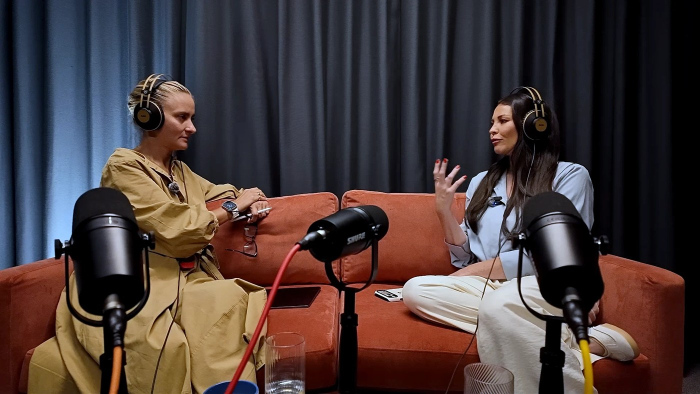
#> input picture assets/img/source/home-studio.jpg, 1400 x 788 px (shown at 1/2 size)
$ python make_website_post.py
#> lines starting #> are read from the running program, lines starting #| are printed output that depends on the picture
#> further down, PH is the input picture: PIL image 1400x788 RGB; mean R, G, B 72.3, 58.4, 57.5
### tools/make_promo.py
#!/usr/bin/env python3
"""Builds the launch images for an episode: key art (teaser + out now) in every size, and quote cards.

    python3 tools/make_promo.py data/promo/episode-14.json      # writes promo-output/<name>/

Everything is drawn from the episode JSON plus the brand fonts, logo and photo in this repo.
"""
import datetime, io, json, sys, tempfile
from functools import lru_cache
from pathlib import Path
import cairosvg, numpy as np
from fontTools.ttLib import TTFont
from PIL import Image, ImageDraw, ImageFont

ROOT = Path(__file__).resolve().parent.parent
sys.path.insert(0, str(Path(__file__).resolve().parent))
from enhance_photos import enhance  # same tone adjustment as the site photos

NAVY, INDIGO, SKY, ICE, MUTED = (10, 15, 44), (37, 26, 99), (117, 192, 251), (165, 215, 255), (180, 189, 219)


# [5 lines left out: function font_path, not called in this run]


@lru_cache(None)
def font(weight, size):
    return ImageFont.truetype(font_path(weight), int(size))


def gradient(w, h):
    t = np.linspace(0, 1, h)[:, None, None]
    arr = np.array(NAVY)[None, None, :] * (1 - t) + np.array(INDIGO)[None, None, :] * t
    return Image.fromarray(np.repeat(arr, w, axis=1).astype("uint8"), "RGB")


def logo(height):
    svg = ROOT / "assets/img/udokk-logo-clean.svg"
    return Image.open(io.BytesIO(cairosvg.svg2png(url=str(svg), output_height=int(height)))).convert("RGBA")


def cover(ph, w, h, cx=0.5, cy=0.5):
#> called with w = 1080, h = 837, cx = 0.5, cy = 0.5
    s = max(w / ph.width, h / ph.height)
#> s = 1.06
    im = ph.resize((round(ph.width * s), round(ph.height * s)), Image.LANCZOS)
    x = min(max(round(im.width * cx - w / 2), 0), im.width - w)
#> x = 204
    y = min(max(round(im.height * cy - h / 2), 0), im.height - h)
#> y = 0
    return im.crop((x, y, x + w, y + h))
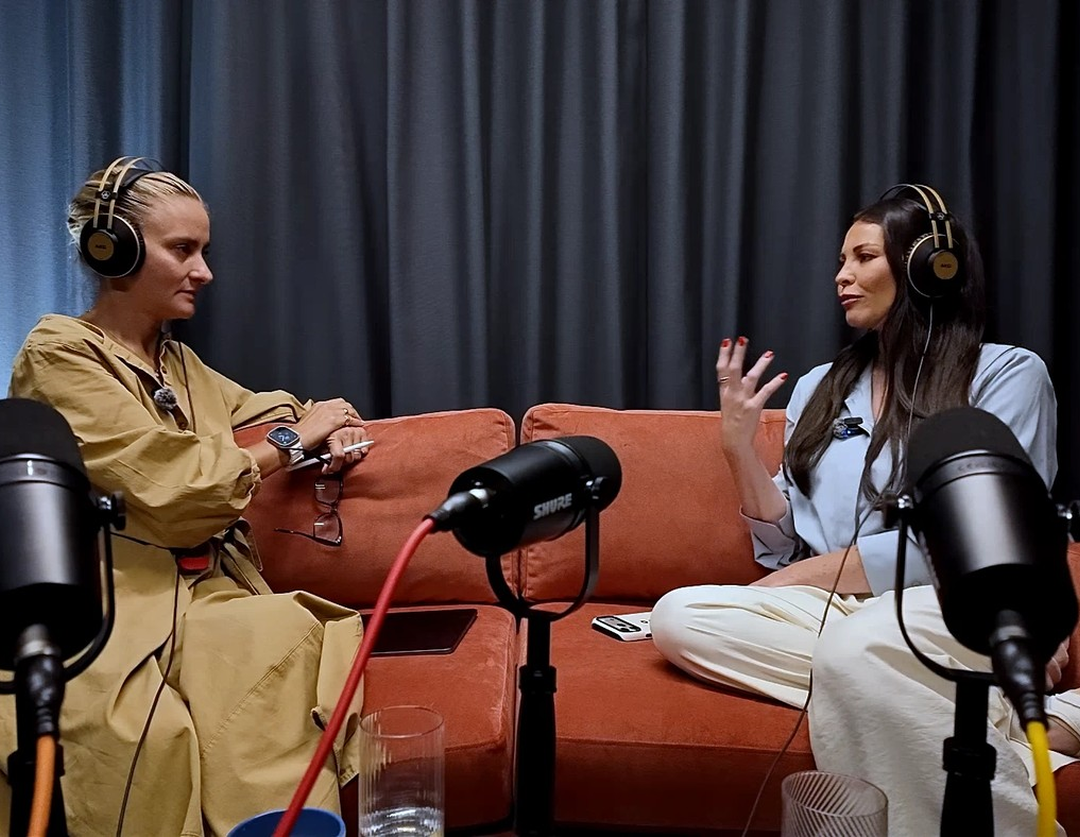
#> returned value: PIL image 1080x837 RGB; mean R, G, B 81, 64.8, 61.9


def fade(im, side, frac, strength=1.0):
    """Fade an image to transparent along one edge ('bottom') so it melts into the background."""
#> called with side = 'bottom', frac = 0.45, strength = 1
    w, h = im.size
#> w = 1080; h = 837
    a = np.ones((h, w), float)
    n = int(h * frac)
#> n = 376
    a[h - n:] = np.linspace(1, 1 - strength, n)[:, None]
    im = im.convert("RGBA"); im.putalpha(Image.fromarray((a * 255).astype("uint8")))
    return im


# [33 lines left out: functions wrap, fit, lines_out, pill, not called in this run]


def typo(s):
    return s.replace("'", "’")


def load_photo(ep):
    return enhance(Image.open(ROOT / ep["photo"]).convert("RGB"))


# [79 lines left out: functions key_art, quote_card, main, not called in this run]


# [2 lines that do not run on import are left out]

### tools/make_website_post.py
#!/usr/bin/env python3
"""Images for the "new website" announcement: promo-output/website-launch/ (portrait 1080x1350, square 1080x1080, link 1200x630)."""
import sys
from pathlib import Path
from PIL import Image, ImageDraw
sys.path.insert(0, str(Path(__file__).resolve().parent))
from make_promo import gradient, font, logo, cover, fade, fit, lines_out, pill, SKY, MUTED, ROOT

OUT = ROOT / "promo-output/website-launch"
OUT.mkdir(parents=True, exist_ok=True)
PH = Image.open(ROOT / "assets/img/source/home-studio.jpg").convert("RGB")


def make(w, h, name):
    card = gradient(w, h).convert("RGBA")
    ph_h = round(h * (0.62 if h > w else 0.55 if h == w else 0.62))
    ph = fade(cover(PH, w, ph_h, 0.5, 0.5), "bottom", 0.45)
    card.alpha_composite(ph, (0, 0))
    d = ImageDraw.Draw(card)
    s = w / 1080
    lg = logo(round(80 * s)); card.alpha_composite(lg, (round(60 * s), round(50 * s)))
    x = round(70 * s); y = ph_h - round(30 * s)
    f, lines, size = fit(d, "The Dokkcast now has a home", "800", w - 2 * x, round(260 * s), round(92 * s), 40)
    y = lines_out(d, lines, f, x, y, size, "white")
    f2, l2, s2 = fit(d, "Episodes, guests, the blog and how to work with us, all in one place.", "500", w - 2 * x, round(140 * s), round(36 * s), 22, 1.3)
    y = lines_out(d, l2, f2, x, y + round(14 * s), s2, MUTED, 1.3)
    if h >= w:
        pill(card, x, min(y + round(34 * s), h - round(120 * s)), "thedokkcast.com", round(36 * s))
    card.convert("RGB").save(OUT / name, quality=90, optimize=True)


make(1080, 1350, "website_portrait_1080x1350.jpg")
#> (the call stopped at in logo, `return Image.open(io.BytesIO(cairosvg.svg2png(url=str(svg), output_hei..`: cairosvg is not available in this run)
make(1080, 1080, "website_square_1080x1080.jpg")
#> call 2 of fade, with side = 'bottom', frac = 0.45, strength = 1
#> in fade (call 2), `w, h = im.size`: h = 594
#> in fade (call 2), `n = int(h * frac)`: n = 267
#> in fade (call 2), `a[h - n:] = np.linspace(1, 1 - strength, n)[:, None]`:
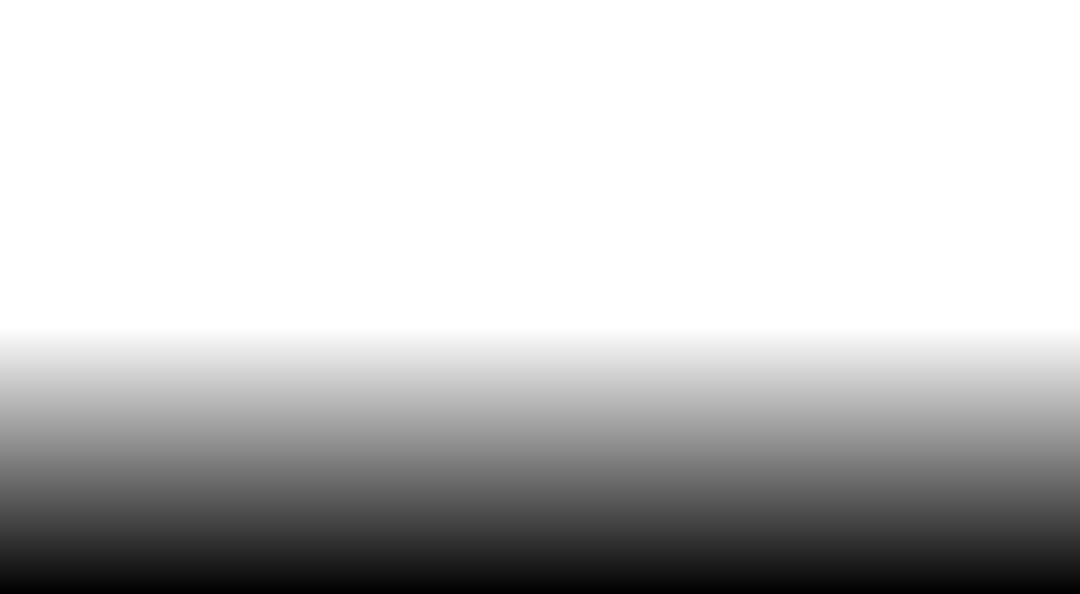
#> a: shape (594, 1080) float64; min 0, max 1, mean 0.775
#> (the call stopped at in logo, `return Image.open(io.BytesIO(cairosvg.svg2png(url=str(svg), output_hei..`: cairosvg is not available in this run)
make(1200, 630, "website_link_1200x630.jpg")
#> call 3 of make, with w = 1200, h = 630, name = 'website_link_1200x630.jpg'
#> in make (call 3), `card = gradient(w, h).convert("RGBA")`:
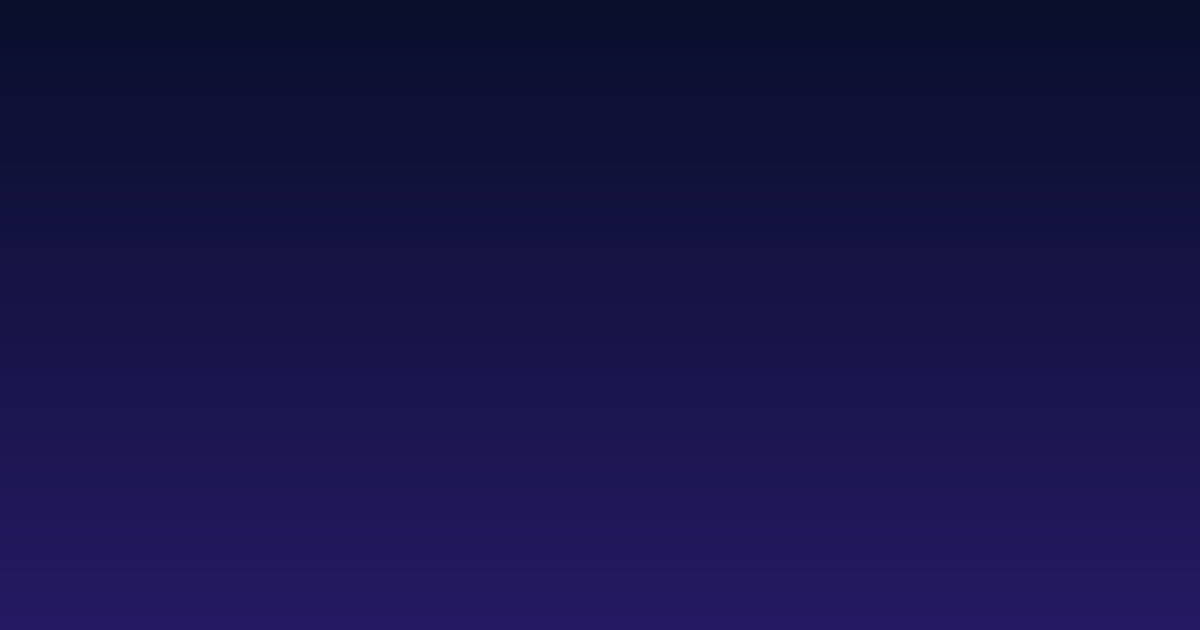
#> card: PIL image 1200x630 RGBA; mean R, G, B, A 23, 20, 71, 255
#> call 3 of cover, with w = 1200, h = 391, cx = 0.5, cy = 0.5
#> in cover (call 3), `return im.crop((x, y, x + w, y + h))`:
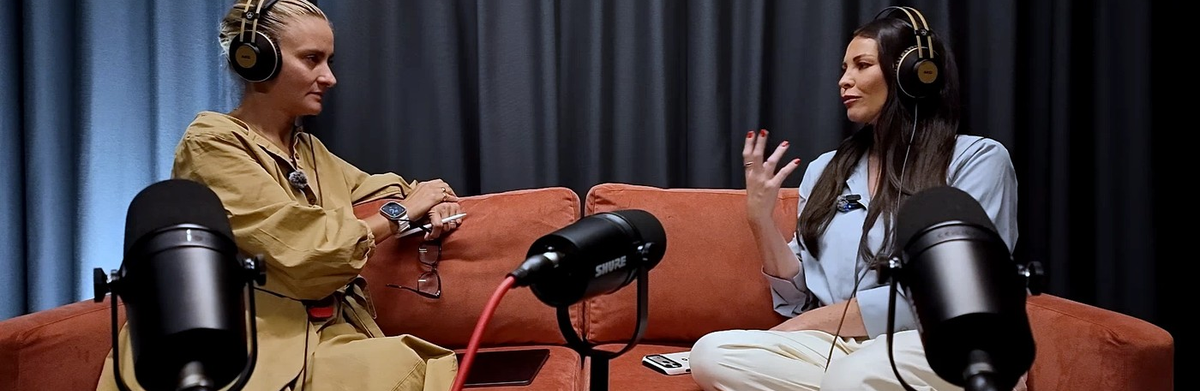
#> returned value: PIL image 1200x391 RGB; mean R, G, B 74.2, 61, 61.9
#> call 3 of fade, with side = 'bottom', frac = 0.45, strength = 1
#> in fade (call 3), `w, h = im.size`: w = 1200; h = 391
#> in fade (call 3), `n = int(h * frac)`: n = 175
#> in fade (call 3), `a[h - n:] = np.linspace(1, 1 - strength, n)[:, None]`:
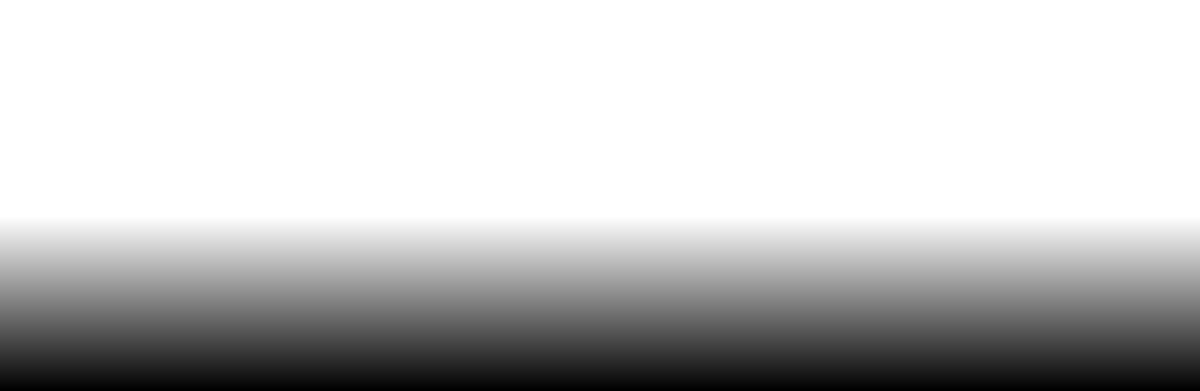
#> a: shape (391, 1200) float64; min 0, max 1, mean 0.776
#> in fade (call 3), `im.putalpha(Image.fromarray((a * 255).astype('uint8')))`:
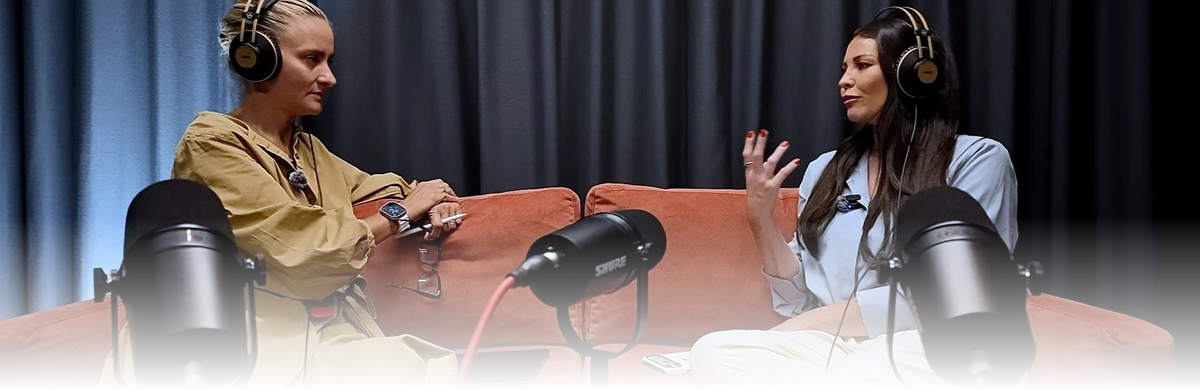
#> im: PIL image 1200x391 RGBA; mean R, G, B, A 74.2, 61, 61.9, 197.7; transparent parts drawn white
#> in make (call 3), `card.alpha_composite(ph, (0, 0))`:
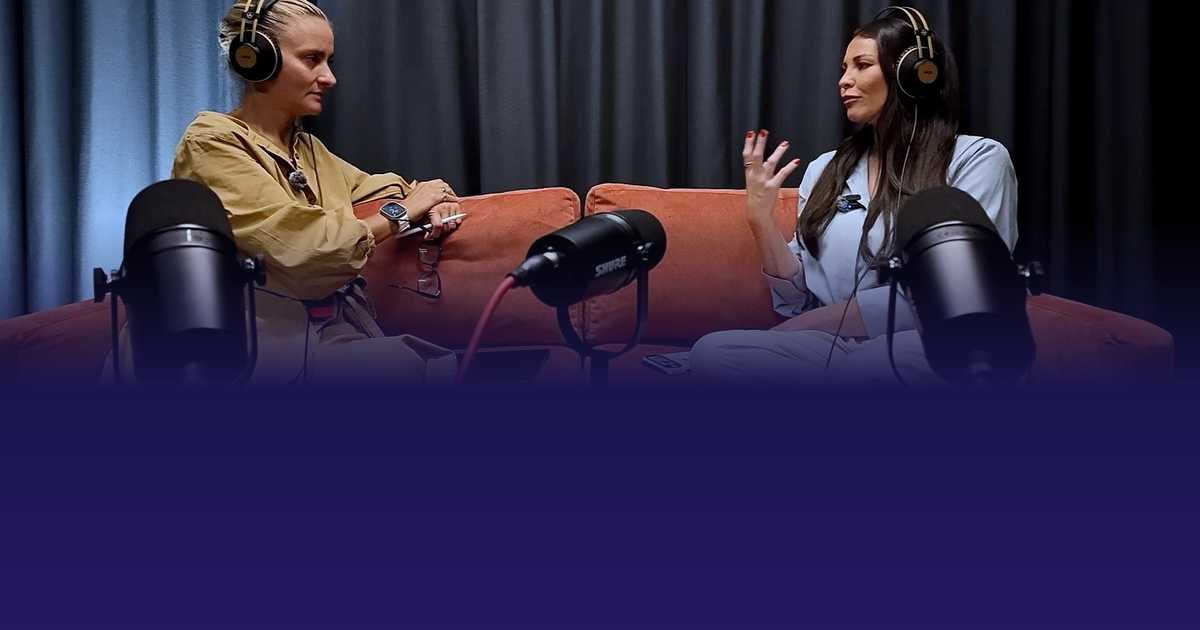
#> card: PIL image 1200x630 RGBA; mean R, G, B, A 47.1, 39.5, 73.1, 255
#> (the call stopped at in logo, `return Image.open(io.BytesIO(cairosvg.svg2png(url=str(svg), output_hei..`: cairosvg is not available in this run)
print("wrote", OUT)

$ run again, with assets/img/source/about-studio.jpg copied over assets/img/source/home-studio.jpg
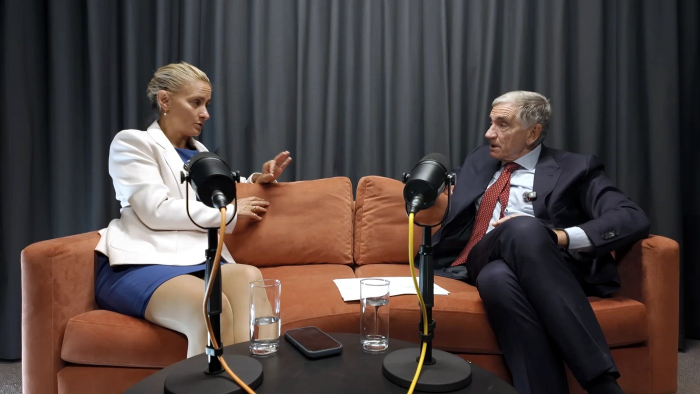
#> input picture assets/img/source/about-studio.jpg, 1400 x 788 px (shown at 1/2 size)
#> PH is the input picture: PIL image 1400x788 RGB; mean R, G, B 78.7, 66.9, 64.4
#> w = 1080; h = 837
#> n = 376
#> a: shape (594, 1080) float64
#> in cover (call 3), `return im.crop((x, y, x + w, y + h))`:
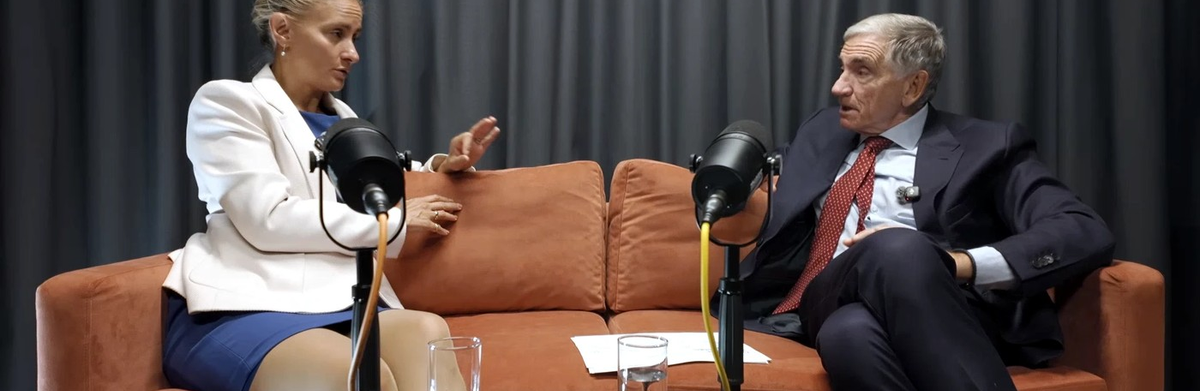
#> returned value: PIL image 1200x391 RGB; mean R, G, B 88.5, 75, 71.8
#> a: shape (391, 1200) float64
#> in make (call 3), `card.alpha_composite(ph, (0, 0))`:
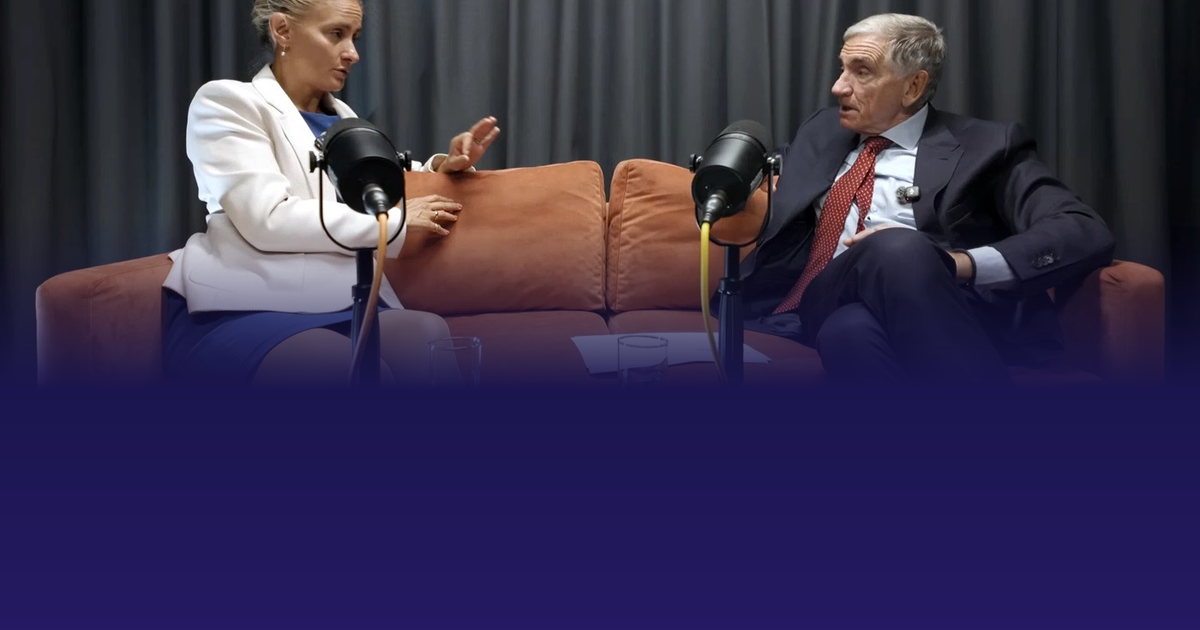
#> card: PIL image 1200x630 RGBA; mean R, G, B, A 55.3, 47.1, 78.2, 255

$ run again, with assets/img/source/conversation-pair.jpg copied over assets/img/source/home-studio.jpg
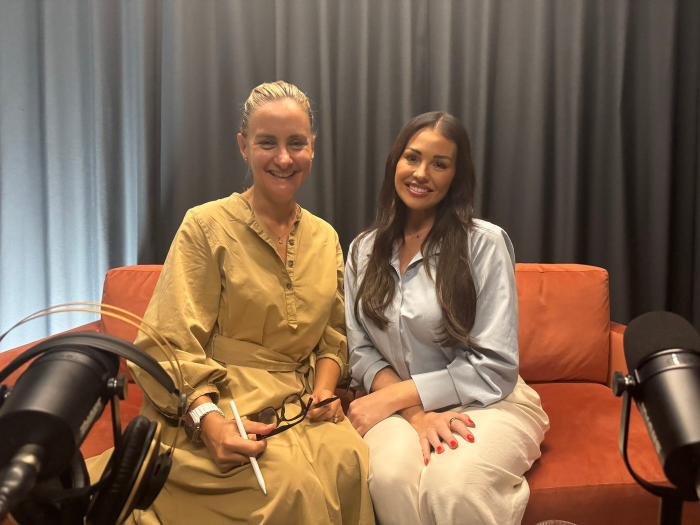
#> input picture assets/img/source/conversation-pair.jpg, 1400 x 1050 px (shown at 1/2 size)
#> PH is the input picture: PIL image 1400x1050 RGB; mean R, G, B 127.5, 102.1, 81.4
#> w = 1080; h = 837
#> n = 376
#> a: shape (594, 1080) float64
#> in cover (call 3), `return im.crop((x, y, x + w, y + h))`:
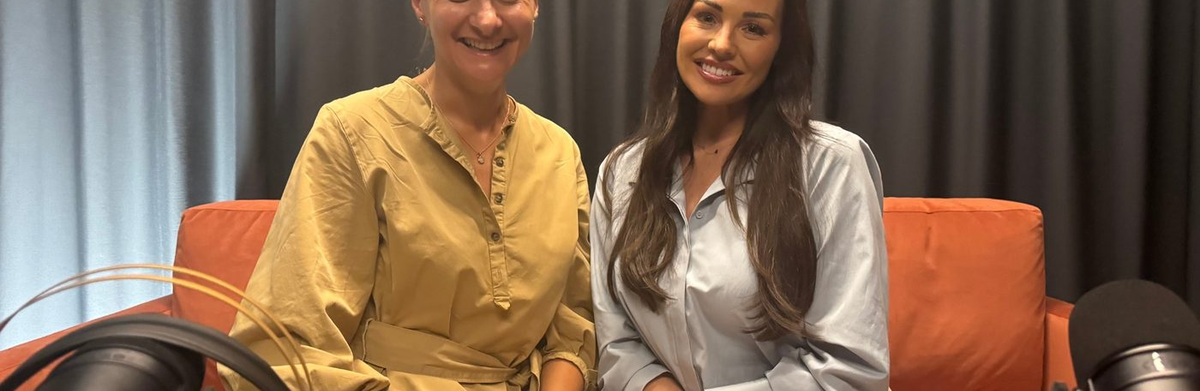
#> returned value: PIL image 1200x391 RGB; mean R, G, B 129.5, 104.5, 83.7
#> a: shape (391, 1200) float64
#> in make (call 3), `card.alpha_composite(ph, (0, 0))`:
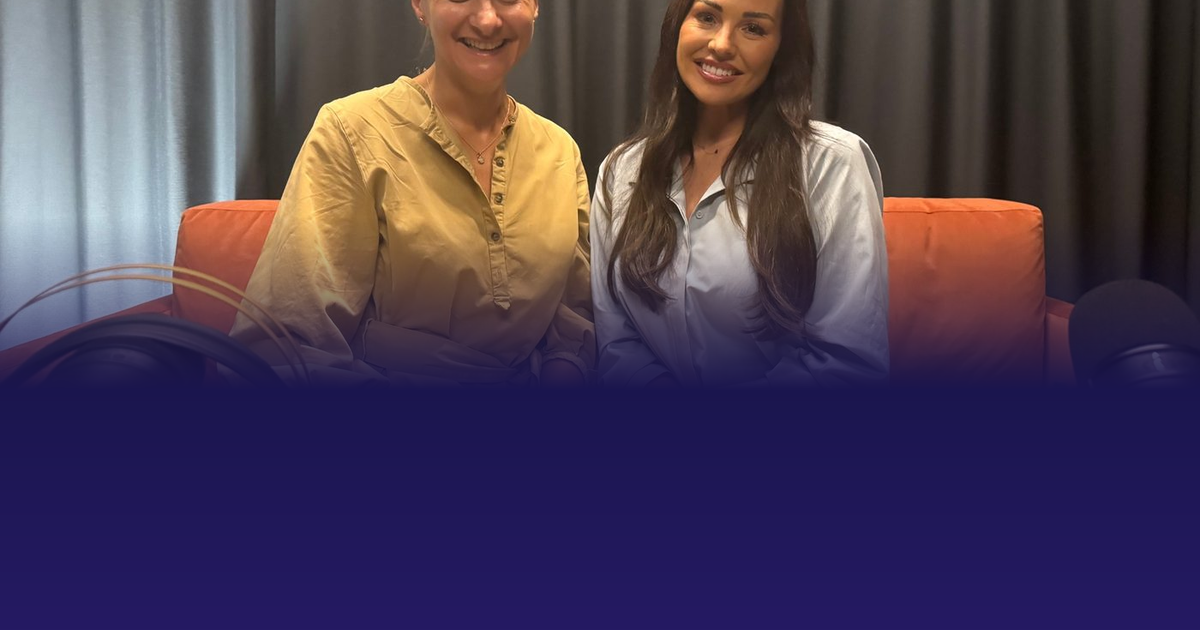
#> card: PIL image 1200x630 RGBA; mean R, G, B, A 75.3, 61.5, 84.2, 255
